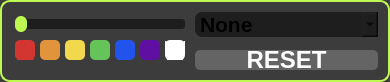
   <widget class="QGroupBox" name="verticesSettings">
    <property name="geometry">
     <rect>
      <x>1040</x>
      <y>112</y>
      <width>390</width>
      <height>82</height>
     </rect>
    </property>
    <property name="styleSheet">
     <string notr="true">QGroupBox {
    background-color: rgb(60, 60, 60);
    border-radius: 10px;
    border: 2px solid rgb(190, 249, 81); 
    padding: 0 10px;
}</string>
    </property>
    <property name="title">
     <string/>
    </property>
    <widget class="QComboBox" name="vertices_type">
     <property name="geometry">
      <rect>
       <x>195</x>
       <y>12</y>
       <width>183</width>
       <height>25</height>
      </rect>
     </property>
     <property name="sizePolicy">
      <sizepolicy hsizetype="Maximum" vsizetype="Maximum">
       <horstretch>0</horstretch>
       <verstretch>0</verstretch>
      </sizepolicy>
     </property>
     <property name="maximumSize">
      <size>
       <width>190</width>
       <height>65</height>
      </size>
     </property>
     <property name="font">
      <font>
       <pointsize>16</pointsize>
       <bold>true</bold>
      </font>
     </property>
     <property name="focusPolicy">
      <enum>Qt::ClickFocus</enum>
     </property>
     <property name="layoutDirection">
      <enum>Qt::LeftToRight</enum>
     </property>
     <property name="styleSheet">
      <string notr="true">QComboBox {
    background-color: rgb(30, 30, 30);
    border-radius: 7px; 
    text-align: center;
}

QComboBox::view {
    background-color: qlineargradient(spread:pad, x1:0.5, y1:0, x2:0.5, y2:1, stop:0 rgba(211, 211, 211, 255), stop:1 rgba(255, 255, 255, 255));
    border-radius: 6px; 
}</string>
     </property>
     <property name="insertPolicy">
      <enum>QComboBox::InsertAtTop</enum>
     </property>
     <property name="sizeAdjustPolicy">
      <enum>QComboBox::AdjustToMinimumContentsLengthWithIcon</enum>
     </property>
     <item>
      <property name="text">
       <string>None</string>
      </property>
     </item>
     <item>
      <property name="text">
       <string>Circle</string>
      </property>
     </item>
     <item>
      <property name="text">
       <string>Square</string>
      </property>
     </item>
    </widget>
    <widget class="QSlider" name="vertices_thickness">
     <property name="geometry">
      <rect>
       <x>10</x>
       <y>12</y>
       <width>180</width>
       <height>25</height>
      </rect>
     </property>
     <property name="styleSheet">
      <string notr="true">QSlider {
    background-color: rgba(30, 30, 30,0);
}

QSlider::groove:horizontal {
    background-color: rgb(30, 30, 30);
    height: 10px;
    border-radius: 3px;
    margin: 0 5px; /* Добавляем отступы с левой и правой стороны */
}

QSlider::handle:horizontal {
    background-color: rgb(190, 249, 81);
    width: 12px;
    height: 12px;
    margin: -3px 0;
    border-radius: 6px;
}
</string>
     </property>
     <property name="minimum">
      <number>5</number>
     </property>
     <property name="maximum">
      <number>50</number>
     </property>
     <property name="value">
      <number>5</number>
     </property>
     <property name="sliderPosition">
      <number>5</number>
     </property>
     <property name="tracking">
      <bool>true</bool>
     </property>
     <property name="orientation">
      <enum>Qt::Horizontal</enum>
     </property>
     <property name="invertedAppearance">
      <bool>false</bool>
     </property>
     <property name="invertedControls">
      <bool>false</bool>
     </property>
    </widget>
    <widget class="QPushButton" name="verticesRed">
     <property name="geometry">
      <rect>
       <x>15</x>
       <y>40</y>
       <width>20</width>
       <height>20</height>
      </rect>
     </property>
     <property name="font">
      <font>
       <family>.AppleSystemUIFont</family>
       <pointsize>20</pointsize>
       <bold>true</bold>
      </font>
     </property>
     <property name="styleSheet">
      <string notr="true">background-color: rgb(211, 54, 48);
color: rgb(211, 54, 48);
border-radius: 5px;</string>
     </property>
     <property name="text">
      <string>R</string>
     </property>
    </widget>
    <widget class="QPushButton" name="verticesOrange">
     <property name="geometry">
      <rect>
       <x>40</x>
       <y>40</y>
       <width>20</width>
       <height>20</height>
      </rect>
     </property>
     <property name="font">
      <font>
       <family>.AppleSystemUIFont</family>
       <pointsize>20</pointsize>
       <bold>true</bold>
      </font>
     </property>
     <property name="styleSheet">
      <string notr="true">background-color:rgb(226, 148, 61);
color: rgb(226, 148, 61);
border-radius: 5px;</string>
     </property>
     <property name="text">
      <string>O</string>
     </property>
    </widget>
    <widget class="QPushButton" name="verticesYellow">
     <property name="geometry">
      <rect>
       <x>65</x>
       <y>40</y>
       <width>20</width>
       <height>20</height>
      </rect>
     </property>
     <property name="font">
      <font>
       <family>.AppleSystemUIFont</family>
       <pointsize>20</pointsize>
       <bold>true</bold>
      </font>
     </property>
     <property name="styleSheet">
      <string notr="true">background-color: rgb(242, 216, 77);
color: rgb(242, 216, 77);
border-radius: 5px;
</string>
     </property>
     <property name="text">
      <string>Y</string>
     </property>
    </widget>
    <widget class="QPushButton" name="verticesGreen">
     <property name="geometry">
      <rect>
       <x>90</x>
       <y>40</y>
       <width>20</width>
       <height>20</height>
      </rect>
     </property>
     <property name="font">
      <font>
       <family>.AppleSystemUIFont</family>
       <pointsize>20</pointsize>
       <bold>true</bold>
      </font>
     </property>
     <property name="styleSheet">
      <string notr="true">background-color: rgb(102, 195, 89);
color:rgb(102, 195, 89);
border-radius: 5px;</string>
     </property>
     <property name="text">
      <string>G</string>
     </property>
    </widget>
    <widget class="QPushButton" name="verticesWhite">
     <property name="geometry">
      <rect>
       <x>165</x>
       <y>40</y>
       <width>20</width>
       <height>20</height>
      </rect>
     </property>
     <property name="font">
      <font>
       <family>.AppleSystemUIFont</family>
       <pointsize>20</pointsize>
       <bold>true</bold>
      </font>
     </property>
     <property name="styleSheet">
      <string notr="true">background-color: rgb(255, 255, 255);
color: rgb(255, 255, 255);
border-radius: 5px;</string>
     </property>
     <property name="text">
      <string>W</string>
     </property>
    </widget>
    <widget class="QPushButton" name="vertices_reset">
     <property name="geometry">
      <rect>
       <x>195</x>
       <y>50</y>
       <width>183</width>
       <height>20</height>
      </rect>
     </property>
     <property name="font">
      <font>
       <family>.AppleSystemUIFont</family>
       <pointsize>18</pointsize>
       <bold>true</bold>
      </font>
     </property>
     <property name="styleSheet">
      <string notr="true">QPushButton {
    background-color: rgb(100, 100, 100);
border-radius: 5px;
color: white;
}

QPushButton:pressed {
    background-color: rgb(50, 50, 50);
border-radius: 5px;
color: white;
}</string>
     </property>
     <property name="text">
      <string>RESET</string>
     </property>
    </widget>
    <widget class="QPushButton" name="verticesBlue">
     <property name="geometry">
      <rect>
       <x>115</x>
       <y>40</y>
       <width>20</width>
       <height>20</height>
      </rect>
     </property>
     <property name="font">
      <font>
       <family>.AppleSystemUIFont</family>
       <pointsize>20</pointsize>
       <bold>true</bold>
      </font>
     </property>
     <property name="styleSheet">
      <string notr="true">background-color:rgb(34, 83, 237);
color: rgb(34, 83, 237);
border-radius: 5px;</string>
     </property>
     <property name="text">
      <string>B</string>
     </property>
    </widget>
    <widget class="QPushButton" name="verticesPurple">
     <property name="geometry">
      <rect>
       <x>140</x>
       <y>40</y>
       <width>20</width>
       <height>20</height>
      </rect>
     </property>
     <property name="font">
      <font>
       <family>.AppleSystemUIFont</family>
       <pointsize>20</pointsize>
       <bold>true</bold>
      </font>
     </property>
     <property name="styleSheet">
      <string notr="true">background-color: rgb(95, 15, 162);
color: rgb(95, 15, 162);
border-radius: 5px;</string>
     </property>
     <property name="text">
      <string>P</string>
     </property>
    </widget>
   </widget>
